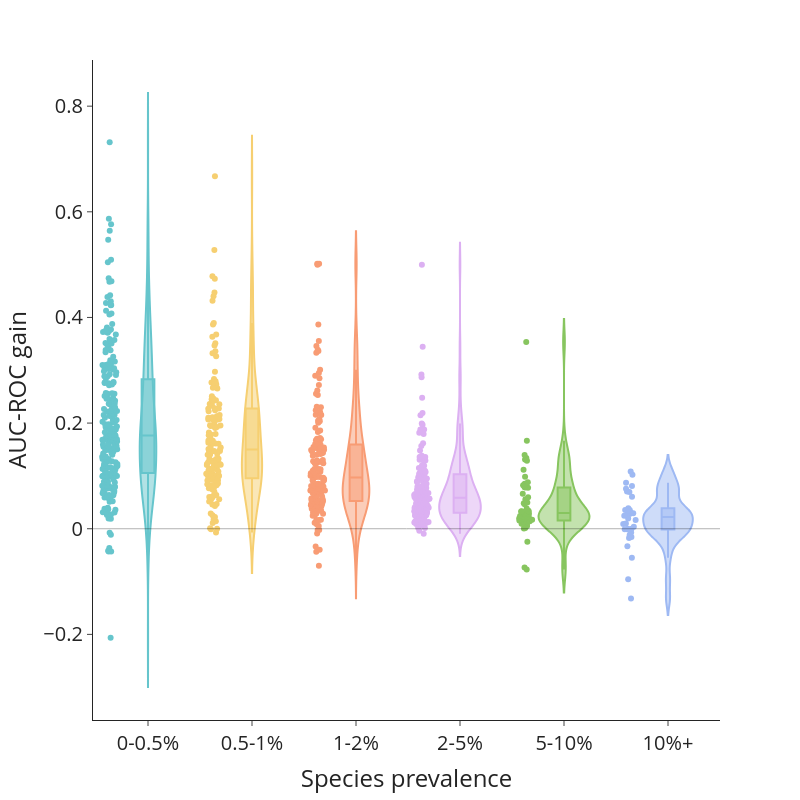

This figure's notebook cell:
### Markdown cell above
#### Plot performance increase vs traits

### Code cell
t = 'prevalence_cat' 

fig = px.violin(relevant_scores, x=t, y="progress", points = 'all', color = t,
                color_discrete_sequence= px.colors.qualitative.Pastel, box = True,
                category_orders={t: ['0-0.5%', '0.5-1%', '1-2%', '2-5%', '5-10%', '10%+']})
                #category_orders={'range': ['0-250', '250-500', '500-1000', '1000-1500', '1500-2000', '2000+']})


fig.update_layout(
    template='simple_white',
    width = 800, height=800,
    yaxis_title=f"AUC-ROC gain",
    xaxis_title="Species prevalence",
    font=dict(size=20),
    showlegend=False)
    

fig.add_shape(type="line",
    xref="paper",
    x0=0, y0=0,
    x1=1, y1=0,
    line=dict(
        color="black",
        width=1,
    ))

fig.show()

### Figure 1 — Plotly figure (JSON) as saved in the notebook; plotly's stock layout.template omitted (floating-point values rounded to 4 significant figures; data arrays with more than 128 entries replaced by an {"elided": "..."} marker saying what was removed)
{"data": [{"alignmentgroup": "True", "box": {"visible": true}, "hovertemplate": "prevalence_cat=%{x}<br>progress=%{y}<extra></extra>", "legendgroup": "0-0.5%", "marker": {"color": "rgb(102, 197, 204)"}, "name": "0-0.5%", "offsetgroup": "0-0.5%", "orientation": "v", "points": "all", "scalegroup": "True", "showlegend": true, "type": "violin", "x": {"elided": "239 str values"}, "x0": " ", "xaxis": "x", "y": {"elided": "239 float values"}, "y0": " ", "yaxis": "y"}, {"alignmentgroup": "True", "box": {"visible": true}, "hovertemplate": "prevalence_cat=%{x}<br>progress=%{y}<extra></extra>", "legendgroup": "0.5-1%", "marker": {"color": "rgb(246, 207, 113)"}, "name": "0.5-1%", "offsetgroup": "0.5-1%", "orientation": "v", "points": "all", "scalegroup": "True", "showlegend": true, "type": "violin", "x": {"elided": "145 str values"}, "x0": " ", "xaxis": "x", "y": {"elided": "145 float values"}, "y0": " ", "yaxis": "y"}, {"alignmentgroup": "True", "box": {"visible": true}, "hovertemplate": "prevalence_cat=%{x}<br>progress=%{y}<extra></extra>", "legendgroup": "1-2%", "marker": {"color": "rgb(248, 156, 116)"}, "name": "1-2%", "offsetgroup": "1-2%", "orientation": "v", "points": "all", "scalegroup": "True", "showlegend": true, "type": "violin", "x": {"elided": "154 str values"}, "x0": " ", "xaxis": "x", "y": {"elided": "154 float values"}, "y0": " ", "yaxis": "y"}, {"alignmentgroup": "True", "box": {"visible": true}, "hovertemplate": "prevalence_cat=%{x}<br>progress=%{y}<extra></extra>", "legendgroup": "2-5%", "marker": {"color": "rgb(220, 176, 242)"}, "name": "2-5%", "offsetgroup": "2-5%", "orientation": "v", "points": "all", "scalegroup": "True", "showlegend": true, "type": "violin", "x": {"elided": "155 str values"}, "x0": " ", "xaxis": "x", "y": {"elided": "155 float values"}, "y0": " ", "yaxis": "y"}, {"alignmentgroup": "True", "box": {"visible": true}, "hovertemplate": "prevalence_cat=%{x}<br>progress=%{y}<extra></extra>", "legendgroup": "5-10%", "marker": {"color": "rgb(135, 197, 95)"}, "name": "5-10%", "offsetgroup": "5-10%", "orientation": "v", "points": "all", "scalegroup": "True", "showlegend": true, "type": "violin", "x": ["5-10%", "5-10%", "5-10%", "5-10%", "5-10%", "5-10%", "5-10%", "5-10%", "5-10%", "5-10%", "5-10%", "5-10%", "5-10%", "5-10%", "5-10%", "5-10%", "5-10%", "5-10%", "5-10%", "5-10%", "5-10%", "5-10%", "5-10%", "5-10%", "5-10%", "5-10%", "5-10%", "5-10%", "5-10%", "5-10%", "5-10%", "5-10%", "5-10%", "5-10%", "5-10%", "5-10%", "5-10%", "5-10%", "5-10%", "5-10%", "5-10%", "5-10%", "5-10%", "5-10%", "5-10%", "5-10%", "5-10%", "5-10%", "5-10%", "5-10%", "5-10%", "5-10%", "5-10%", "5-10%", "5-10%"], "x0": " ", "xaxis": "x", "y": [0.01231, 0.0004202, 0.03068, 0.01324, 0.001338, 0.02213, 0.02962, 0.008142, 0.02013, 0.006708, 0.02229, 0.01545, 0.01721, 0.01973, 0.02575, 0.02265, 0.06615, 0.0384, 0.01401, 0.0332, 0.02849, 0.009396, 0.0594, 0.03296, 0.01979, 0.03416, 0.02832, 0.1116, 0.05565, 0.0242, 0.1286, 0.04629, 0.01681, 0.1338, 0.08522, 0.004964, 0.04969, 0.08252, 0.07796, 0.1315, 0.1396, 0.07752, 0.08778, 0.007079, 0.04804, 0.1667, -0.02447, 0.1309, 0.09849, 0.03282, 0.07847, 0.01878, -0.07319, -0.07703, 0.3534], "y0": " ", "yaxis": "y"}, {"alignmentgroup": "True", "box": {"visible": true}, "hovertemplate": "prevalence_cat=%{x}<br>progress=%{y}<extra></extra>", "legendgroup": "10%+", "marker": {"color": "rgb(158, 185, 243)"}, "name": "10%+", "offsetgroup": "10%+", "orientation": "v", "points": "all", "scalegroup": "True", "showlegend": true, "type": "violin", "x": ["10%+", "10%+", "10%+", "10%+", "10%+", "10%+", "10%+", "10%+", "10%+", "10%+", "10%+", "10%+", "10%+", "10%+", "10%+", "10%+", "10%+", "10%+", "10%+", "10%+", "10%+", "10%+", "10%+", "10%+", "10%+", "10%+", "10%+", "10%+", "10%+", "10%+", "10%+", "10%+", "10%+", "10%+"], "x0": " ", "xaxis": "x", "y": [0.009707, -0.001354, -0.0002573, 0.009069, -0.0001913, 0.03104, 0.01953, 0.02945, 0.02798, -0.1321, 0.08111, 0.02745, 0.03541, -0.01543, 0.01663, 0.03893, -0.01164, 0.06033, 0.06933, 0.03518, 0.1081, 0.03529, -0.0007793, 0.02482, -0.007315, 0.08725, -0.03304, 0.07562, -0.05494, 0.07054, -0.01759, -0.09562, 0.003636, 0.102], "y0": " ", "yaxis": "y"}], "layout": {"font": {"size": 20}, "height": 800, "legend": {"title": {"text": "prevalence_cat"}, "tracegroupgap": 0}, "margin": {"t": 60}, "shapes": [{"line": {"color": "black", "width": 1}, "type": "line", "x0": 0, "x1": 1, "xref": "paper", "y0": 0, "y1": 0}], "showlegend": false, "violinmode": "overlay", "width": 800, "xaxis": {"anchor": "y", "categoryarray": ["0-0.5%", "0.5-1%", "1-2%", "2-5%", "5-10%", "10%+"], "categoryorder": "array", "domain": [0, 1], "title": {"text": "Species prevalence"}}, "yaxis": {"anchor": "x", "domain": [0, 1], "title": {"text": "AUC-ROC gain"}}}}
